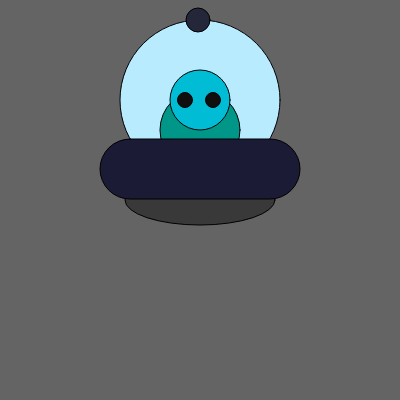
Frame 1 (no input)
Frame 60 (no input): identical to frame 1, image omitted
Frame 120 (the mouse pressed at the canvas centre since frame 60): identical to frame 1, image omitted

The p5.js sketch that drew this single still picture (run headless with seeded random() and noise() and a simulated clock; from frame 60 on, the mouse is pressed at the canvas centre):

// p5.js sketch
// ── sketch.js
function setup() {
  createCanvas(400, 400);
}

function draw() {
  background(100);
  
  //Making a simple alien. 
    fill("#B9EBFF");
    circle(200, 100, 160, 100, 60, 50, 60, 60, 300); 
    
  //body
  fill("#009688");
  circle(200, 130, 80, 20, 30, 40, 20);
  //head
  fill("#00BCD4");
  circle(200, 100, 60, 20, 30, 40, 20); 
  fill("#0F0F0F"); 
  circle(185, 100, 15, 20, 30, 20); 
  circle(213, 100, 15, 20, 30, 20); 
  //UFO
  fill("#393939");
  ellipse(200, 200, 150, 50, 20, 20, 20); 
  fill("#1B1B36"); 
  rect(100, 139, 200, 60, 500); 
  //top
  fill("#232739");
  circle(198, 20, 24); 
}
